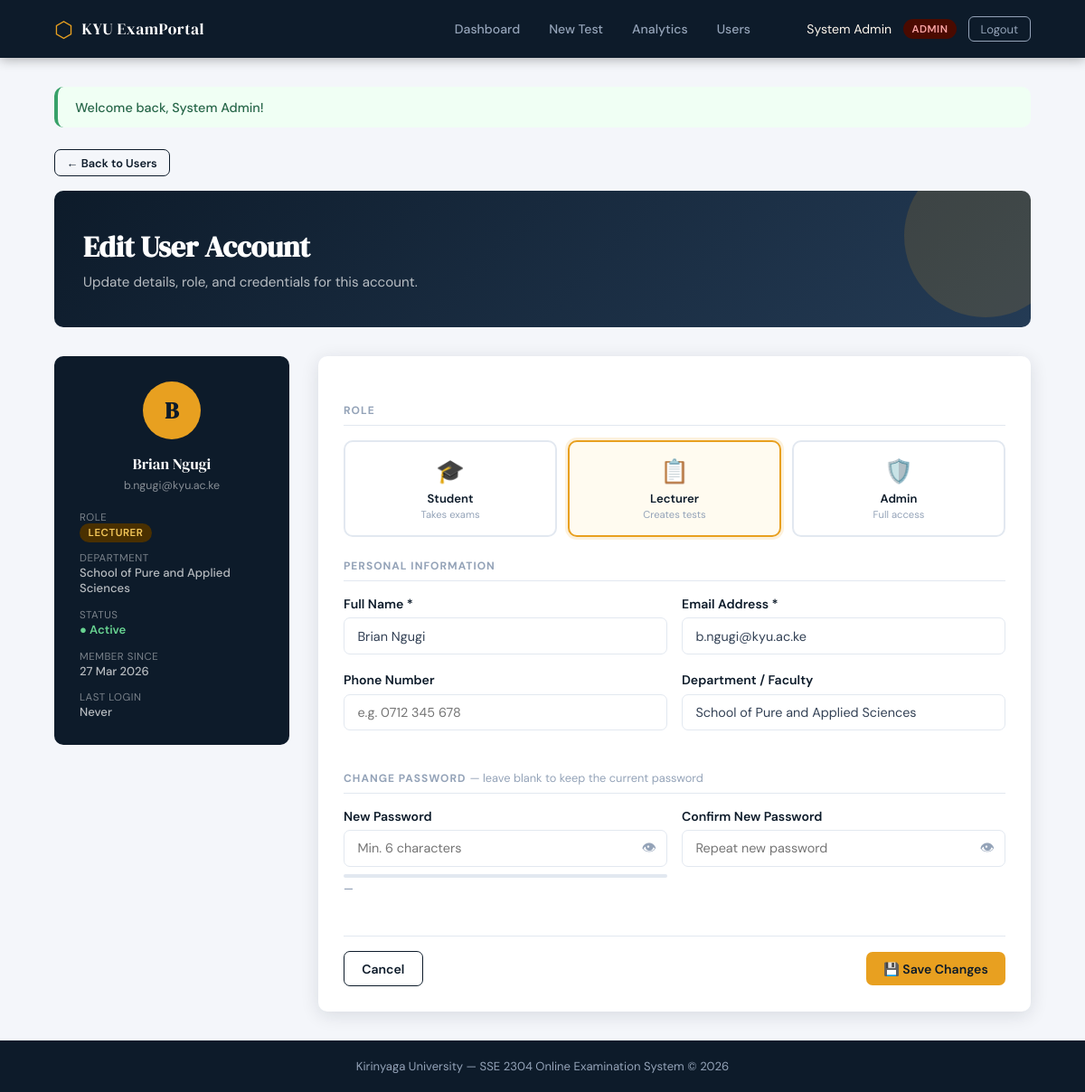
The app's page /project/admin/edit_user.php?id=2 (signed in) with its own data.
### tables this page shows
CREATE TABLE IF NOT EXISTS users (
    id            INT UNSIGNED    NOT NULL AUTO_INCREMENT,
    full_name     VARCHAR(150)    NOT NULL,
    email         VARCHAR(200)    NOT NULL,
    password_hash VARCHAR(255)    NOT NULL,
    role          ENUM('student','lecturer','admin') NOT NULL DEFAULT 'student',
    reg_no        VARCHAR(50)     NULL,
    phone         VARCHAR(20)     NULL,
    department    VARCHAR(100)    NULL,
    is_active     TINYINT(1)      NOT NULL DEFAULT 1,
    last_login    DATETIME        NULL,
    created_at    DATETIME        NOT NULL DEFAULT CURRENT_TIMESTAMP,

    PRIMARY KEY (id),
    UNIQUE KEY uq_email (email)
);

### project/config/session.php (called while the page is built, shortened)
<?php
function getFlash(): ?array
{
    if (isset($_SESSION['flash'])) {
        $flash = $_SESSION['flash'];
        return $flash;
    }
    return null;
}

### project/admin/edit_user.php (the view, shortened to what this page needs)
<?php
require_once __DIR__ . '/../config/session.php';
$db     = getDB();
$userId = (int) ($_GET['id'] ?? 0);
$colRes       = $db->query("SHOW COLUMNS FROM users");
$existingCols = array_column($colRes->fetch_all(MYSQLI_ASSOC), 'Field');
$hasPhone     = in_array('phone',      $existingCols);
$hasDept      = in_array('department', $existingCols);
$stmt = $db->prepare("SELECT * FROM users WHERE id = ? LIMIT 1");
$stmt->bind_param('i', $userId);
$stmt->execute();
$user = $stmt->get_result()->fetch_assoc();
?>
<!DOCTYPE html>
<html lang="en">
<head>
    <link rel="stylesheet" href="<?= BASE_URL ?>/assets/css/style.css">
</head>
<body>
<?php
$userName = $_SESSION['full_name'] ?? '';
$flash    = getFlash();
?>
<nav class="navbar">
    <div class="nav-brand">
        <span class="nav-logo">⬡</span>
        <span class="nav-title">KYU ExamPortal</span>
    </div>
    <ul class="nav-links">
        <li><a href="<?= BASE_URL ?>/lecturer/dashboard.php">Dashboard</a></li>
        <li><a href="<?= BASE_URL ?>/lecturer/create_test.php">New Test</a></li>
        <li><a href="<?= BASE_URL ?>/lecturer/analytics.php">Analytics</a></li>
        <li><a href="<?= BASE_URL ?>/admin/manage_users.php">Users</a></li>
    </ul>
    <div class="nav-user">
        <span class="nav-user-name"><?= htmlspecialchars($userName) ?></span>
        <span class="nav-role-badge nav-role-admin">Admin</span>
        <a href="<?= BASE_URL ?>/logout.php" class="btn-logout">Logout</a>
    </div>
</nav>
<main class="main-content">
<?php if ($flash): ?>
<div class="flash flash-<?= htmlspecialchars($flash['type']) ?>">
    <?= htmlspecialchars($flash['message']) ?>
</div>
<?php endif; ?>
<div class="flex-between mb-2">
    <a href="<?= BASE_URL ?>/admin/manage_users.php" class="btn btn-outline btn-sm">← Back to Users</a>
</div>
<div class="page-header">
    <h1>Edit User Account</h1>
    <p>Update details, role, and credentials for this account.</p>
</div>
<div class="eu-layout">
    <aside class="user-panel">
        <div class="user-panel-avatar">
            <?= strtoupper(substr($user['full_name'], 0, 1)) ?>
        </div>
        <div class="user-panel-name"><?= htmlspecialchars($user['full_name']) ?></div>
        <div class="user-panel-email"><?= htmlspecialchars($user['email']) ?></div>
        <dl class="user-panel-meta">
            <dt>Role</dt>
            <dd>
                <span class="nav-role-badge nav-role-<?= $user['role'] ?>">
                    <?= $user['role'] === 'lecturer' ? 'Lecturer' : ucfirst($user['role']) ?>
                </span>
            </dd>
            <?php if ($hasDept && !empty($user['department'])): ?>
            <dt>Department</dt>
            <dd><?= htmlspecialchars($user['department']) ?></dd>
            <?php endif; ?>
            <dt>Status</dt>
            <dd>
                <?php $isActive = (bool)($user['is_active'] ?? 1); ?>
                <span style="color:<?= $isActive ? '#68d391' : '#fc8181' ?>;font-weight:600;">
                    <?= $isActive ? '● Active' : '● Inactive' ?>
                </span>
            </dd>
            <dt>Member Since</dt>
            <dd><?= !empty($user['created_at']) ? date('d M Y', strtotime($user['created_at'])) : '—' ?></dd>
            <dt>Last Login</dt>
            <dd><?= !empty($user['last_login']) ? date('d M Y, H:i', strtotime($user['last_login'])) : 'Never' ?></dd>
        </dl>
    </aside>
    <div class="card" style="margin-bottom:0;">
        <form method="POST"
              action="<?= BASE_URL ?>/admin/edit_user.php?id=<?= $userId ?>"
              id="editUserForm" novalidate>
            <p class="form-section-title">Role</p>
            <div class="role-cards">
                <label class="role-card">
                    <div class="role-card-inner">
                        <span class="role-card-icon">🎓</span>
                        <span class="role-card-label">Student</span>
                        <span class="role-card-desc">Takes exams</span>
                    </div>
                </label>
                <label class="role-card">
                    <div class="role-card-inner">
                        <span class="role-card-icon">📋</span>
                        <span class="role-card-label">Lecturer</span>
                        <span class="role-card-desc">Creates tests</span>
                    </div>
                </label>
                <label class="role-card">
                    <div class="role-card-inner">
                        <span class="role-card-icon">🛡️</span>
                        <span class="role-card-label">Admin</span>
                        <span class="role-card-desc">Full access</span>
                    </div>
                </label>
            </div>
            <p class="form-section-title">Personal Information</p>
            <div class="form-row">
                <div class="form-group">
                    <label class="form-label" for="full_name">Full Name *</label>
                    <input type="text" id="full_name" name="full_name" class="form-control"
                           value="<?= htmlspecialchars($user['full_name']) ?>" required>
                </div>
                <div class="form-group">
                    <label class="form-label" for="email">Email Address *</label>
                    <input type="email" id="email" name="email" class="form-control"
                           value="<?= htmlspecialchars($user['email']) ?>" required>
                </div>
            </div>
            <?php if ($hasPhone || $hasDept): ?>
            <div class="form-row">
                <?php if ($hasPhone): ?>
                <div class="form-group">
                    <label class="form-label" for="phone">Phone Number</label>
                    <input type="tel" id="phone" name="phone" class="form-control"
                           value="<?= htmlspecialchars($user['phone'] ?? '') ?>"
                           placeholder="e.g. 0712 345 678">
                </div>
                <?php endif; ?>
                <?php if ($hasDept): ?>
                <div class="form-group">
                    <label class="form-label" for="department">Department / Faculty</label>
                    <input type="text" id="department" name="department" class="form-control"
                           value="<?= htmlspecialchars($user['department'] ?? '') ?>"
                           placeholder="e.g. School of Engineering">
                </div>
                <?php endif; ?>
            </div>
            <?php endif; ?>
            <p class="form-section-title">Change Password
                <span style="font-weight:400;font-size:0.8rem;text-transform:none;letter-spacing:0;">
                    — leave blank to keep the current password
                </span>
            </p>
            <div class="form-row">
                <div class="form-group">
                    <label class="form-label" for="new_password">New Password</label>
                    <div class="pw-wrap">
                        <input type="password" id="new_password" name="new_password"
                               class="form-control" placeholder="Min. 6 characters"
                               minlength="6" autocomplete="new-password">
                        <button type="button" class="pw-toggle"
                                onclick="togglePw('new_password', this)"
                                title="Show password">👁</button>
                    </div>
                    <div class="pw-strength-wrap" style="margin-top:0.5rem;">
                        <div style="height:4px;border-radius:2px;background:var(--gray-200);overflow:hidden;">
                        </div>
                        <span id="pwText" style="font-size:0.75rem;font-weight:600;color:var(--gray-400);">—</span>
                    </div>
                </div>
                <div class="form-group">
                    <label class="form-label" for="confirm_password">Confirm New Password</label>
                    <div class="pw-wrap">
                        <input type="password" id="confirm_password" name="confirm_password"
                               class="form-control" placeholder="Repeat new password"
                               autocomplete="new-password">
                        <button type="button" class="pw-toggle"
                                onclick="togglePw('confirm_password', this)"
                                title="Show password">👁</button>
                    </div>
                    <span id="matchHint" class="form-hint">&nbsp;</span>
                </div>
            </div>
            <div class="flex-between mt-3"
                 style="padding-top:1rem;border-top:1px solid var(--gray-200);">
                <a href="<?= BASE_URL ?>/admin/manage_users.php" class="btn btn-outline">
                    Cancel
                </a>
                <button type="submit" class="btn btn-amber">
                    💾 Save Changes
                </button>
            </div>
        </form>
    </div>
</div>
</main>
<footer class="site-footer">
    <p>Kirinyaga University &mdash; SSE 2304 Online Examination System &copy; <?= date('Y') ?></p>
</footer>
</body>
</html>

### project/assets/css/style.css (style rules this page uses)
:root { --navy: #0d1b2a; --navy-mid: #1b2e45; --navy-soft: #243b55; --amber: #e8a020; --amber-lt: #f5c85a; --cream: #fdf6ec; --white: #ffffff; --gray-100: #f4f6fa; --gray-200: #e2e8f0; --gray-400: #94a3b8; --gray-700: #334155; --red: #e53e3e; --green: #38a169; --radius: 10px; --shadow: 0 4px 20px rgba(13, 27, 42, 0.12); --transition: 0.2s ease; }
*, *::before, *::after { box-sizing: border-box; margin: 0; padding: 0; }
body { font-family: "DM Sans", sans-serif; background: var(--gray-100); color: var(--gray-700); min-height: 100vh; display: flex; flex-direction: column; }
.navbar { background: var(--navy); padding: 0 5%; height: 64px; display: flex; align-items: center; gap: 2rem; position: sticky; top: 0; z-index: 100; box-shadow: 0 2px 12px rgba(0, 0, 0, 0.3); }
.nav-brand { display: flex; align-items: center; gap: 0.6rem; text-decoration: none; }
.nav-logo { font-size: 1.5rem; color: var(--amber); }
.nav-title { font-family: "DM Serif Display", serif; color: var(--white); font-size: 1.1rem; letter-spacing: 0.5px; }
.nav-links { list-style: none; display: flex; gap: 0.2rem; margin-left: auto; }
.nav-links a { color: var(--gray-400); text-decoration: none; padding: 0.4rem 0.9rem; border-radius: 6px; font-size: 0.88rem; font-weight: 500; transition: var(--transition); }
.nav-user { display: flex; align-items: center; gap: 0.8rem; margin-left: 1rem; }
.nav-user-name { color: var(--cream); font-size: 0.88rem; }
.nav-role-badge { font-size: 0.72rem; font-weight: 600; padding: 0.2rem 0.6rem; border-radius: 20px; text-transform: uppercase; letter-spacing: 0.5px; }
.nav-role-lecturer { background: #4a3000; color: var(--amber-lt); }
.nav-role-admin { background: #4a0a00; color: #fca5a5; }
.btn-logout { background: transparent; border: 1px solid var(--gray-400); color: var(--gray-400); padding: 0.3rem 0.8rem; border-radius: 6px; font-size: 0.82rem; cursor: pointer; text-decoration: none; transition: var(--transition); }
.main-content { flex: 1; padding: 2rem 5%; width: 100%; }
.flash { padding: 0.85rem 1.2rem; border-radius: var(--radius); margin-bottom: 1.5rem; font-weight: 500; font-size: 0.9rem; border-left: 4px solid; }
.flash-success { background: #f0fff4; color: #276749; border-color: var(--green); }
.card { background: var(--white); border-radius: var(--radius); box-shadow: var(--shadow); padding: 1.75rem; margin-bottom: 1.5rem; }
.page-header { background: linear-gradient(135deg, var(--navy) 0%, var(--navy-soft) 100%); color: var(--white); padding: 2.5rem 2rem; border-radius: var(--radius); margin-bottom: 2rem; position: relative; overflow: hidden; }
.page-header::before { content: ""; position: absolute; top: -40px; right: -40px; width: 180px; height: 180px; border-radius: 50%; background: rgba(232, 160, 32, 0.15); }
.page-header h1 { font-family: "DM Serif Display", serif; font-size: 2rem; margin-bottom: 0.4rem; }
.page-header p { color: rgba(255, 255, 255, 0.7); font-size: 0.95rem; }
.btn { display: inline-flex; align-items: center; gap: 0.4rem; padding: 0.6rem 1.2rem; border-radius: 7px; font-size: 0.88rem; font-weight: 600; cursor: pointer; text-decoration: none; border: none; transition: var(--transition); font-family: "DM Sans", sans-serif; }
.btn-amber { background: var(--amber); color: var(--navy); }
.btn-outline { background: transparent; border: 1px solid var(--navy); color: var(--navy); }
.btn-sm { padding: 0.35rem 0.8rem; font-size: 0.8rem; }
.form-group { margin-bottom: 1.2rem; }
.form-label { display: block; font-weight: 600; font-size: 0.88rem; margin-bottom: 0.4rem; color: var(--navy); }
.form-control { width: 100%; padding: 0.65rem 0.9rem; border: 1.5px solid var(--gray-200); border-radius: 7px; font-size: 0.9rem; font-family: "DM Sans", sans-serif; transition: border-color var(--transition); background: var(--white); color: var(--gray-700); }
.form-hint { color: var(--gray-400); font-size: 0.8rem; margin-top: 0.3rem; }
.form-row { display: grid; grid-template-columns: 1fr 1fr; gap: 1rem; }
.site-footer { background: var(--navy); color: var(--gray-400); text-align: center; padding: 1.25rem; font-size: 0.82rem; margin-top: auto; }
.mt-3 { margin-top: 1.5rem; }
.mb-2 { margin-bottom: 1rem; }
.flex-between { display: flex; align-items: center; justify-content: space-between; }

### records on screen
users: full_name "B", full_name "Brian Ngugi", email "b.ngugi@kyu.ac.ke", department "School of Pure and Applied Sciences", created_at "27 Mar 2026"

### other values on screen
$userName "System Admin"
$flash['message'] "Welcome back, System Admin!"
